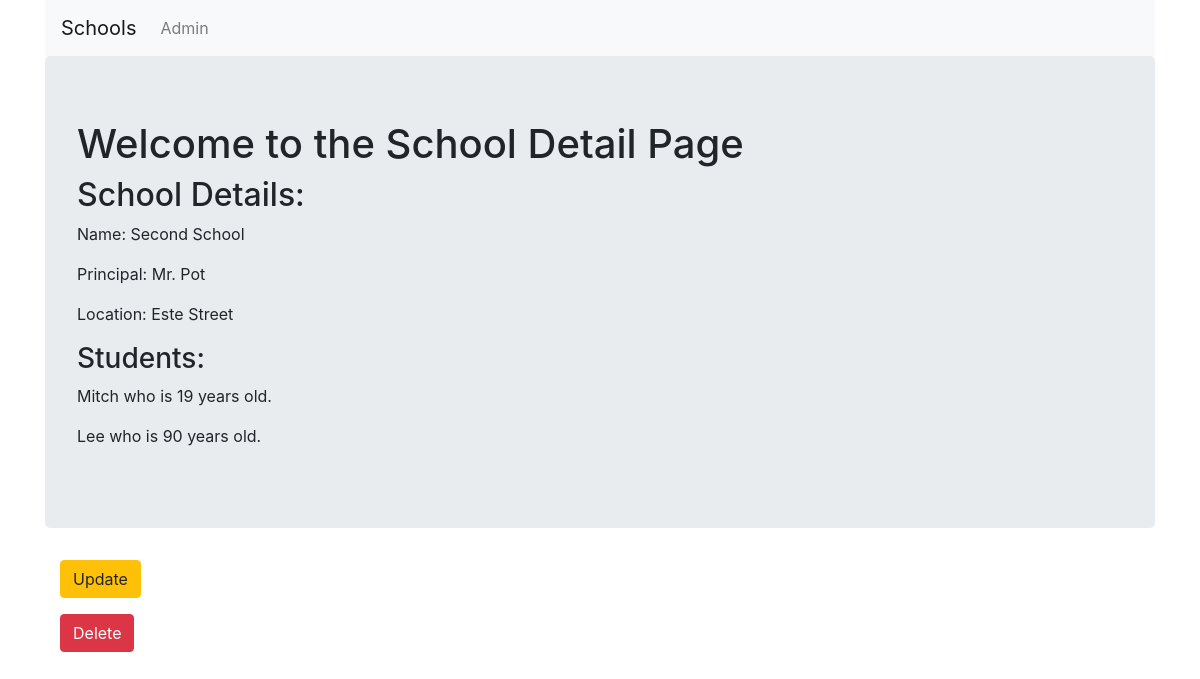
Page /basic_app/2/ on the committed database.
### basic_app/models.py (models this page shows, shortened)
class School(models.Model):
    name = models.CharField(max_length=256)
    principal = models.CharField(max_length=256)
    location = models.CharField(max_length=256)

class Student(models.Model):
    name = models.CharField(max_length=256)
    age = models.PositiveIntegerField()
    school = models.ForeignKey(School,related_name='students',on_delete=models.CASCADE)

### basic_app/views.py (the view)
# urls.py: path('<int:pk>/', views.SchoolDetailView.as_view(), name = 'detail'),
class SchoolDetailView(DetailView):
    context_object_name = 'school_detail'
    model = models.School
    template_name = 'basic_app/school_detail.html'

### basic_app/templates/basic_app/school_detail.html
{% extends 'basic_app/basic_app_base.html' %}
{% block body_block %}
  <div class="jumbotron">
    <h1>Welcome to the School Detail Page</h1>
    <h2>School Details:</h2>
    <p>Name: {{school_detail.name}}</p>
    <p>Principal: {{school_detail.principal}}</p>
    <p>Location: {{school_detail.location}}</p>
    <h3>Students:</h3>
    {% for student in school_detail.students.all %}
    <p>{{student.name}} who is {{student.age}} years old.</p>
    {% endfor %}
  </div>
  <div class="container">
    <p><a class="btn btn-warning" href="{% url 'basic_app:update' pk=school_detail.pk %}">Update</a></p>
    <p><a class="btn btn-danger" href="{% url 'basic_app:delete' pk=school_detail.pk %}">Delete</a></p>
  </div>
{% endblock %}

### rows in the picture
School: name "Second School", principal "Mr. Pot", location "Este Street"
Student: name "Mitch", age "19"
Student: name "Lee", age "90"
